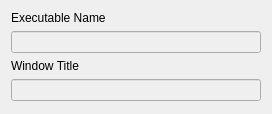
<?xml version="1.0" encoding="UTF-8"?>
<ui version="4.0">
 <class>ProcessDetails</class>
 <widget class="QDialog" name="ProcessDetails">
  <property name="geometry">
   <rect>
    <x>0</x>
    <y>0</y>
    <width>272</width>
    <height>114</height>
   </rect>
  </property>
  <property name="windowTitle">
   <string>Dialog</string>
  </property>
  <layout class="QVBoxLayout" name="verticalLayout">
   <item>
    <widget class="QLabel" name="label">
     <property name="text">
      <string>Executable Name</string>
     </property>
    </widget>
   </item>
   <item>
    <widget class="QLineEdit" name="exeName">
     <property name="enabled">
      <bool>false</bool>
     </property>
    </widget>
   </item>
   <item>
    <widget class="QLabel" name="label_3">
     <property name="text">
      <string>Window Title</string>
     </property>
    </widget>
   </item>
   <item>
    <widget class="QLineEdit" name="windowTitle">
     <property name="enabled">
      <bool>false</bool>
     </property>
    </widget>
   </item>
   <item>
    <spacer name="verticalSpacer">
     <property name="orientation">
      <enum>Qt::Vertical</enum>
     </property>
     <property name="sizeHint" stdset="0">
      <size>
       <width>20</width>
       <height>40</height>
      </size>
     </property>
    </spacer>
   </item>
  </layout>
 </widget>
 <resources/>
 <connections/>
</ui>
